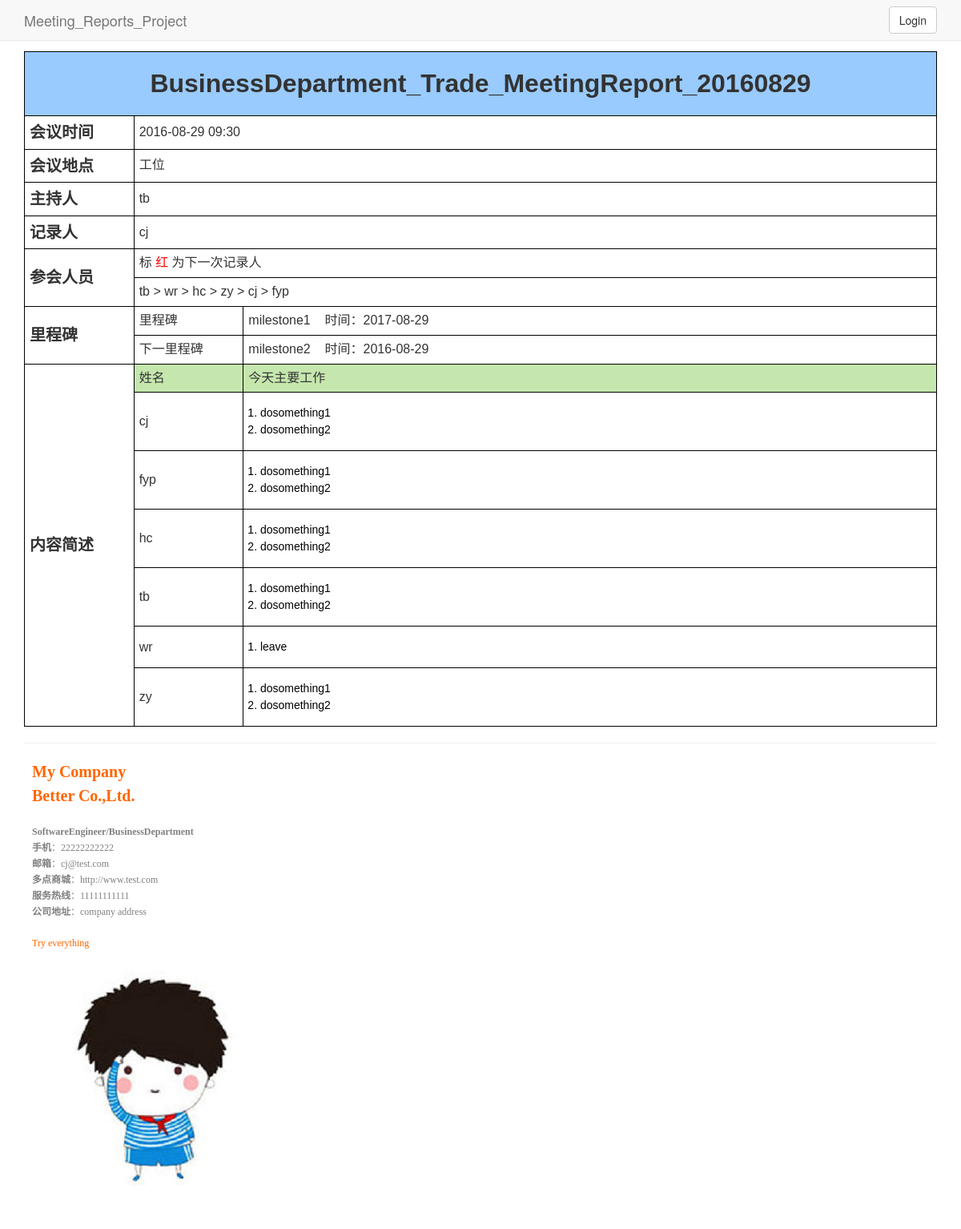
The app's page /meeting-reports/11 with its own data.
### MeetingReports/models.py (models this page shows, shortened)
class Meeting(models.Model):
    topic = models.CharField('主题', max_length=50, unique=True)
    noter = models.ForeignKey(User, related_name='noter', verbose_name='记录人')
    group = models.ForeignKey(UserGroup, verbose_name='所属小组')
    master = models.ForeignKey(User, related_name='master', verbose_name='主持人')
    menber = models.CharField('参会人员', max_length=100)
    position = models.CharField('会议地点', max_length=20, default='工位')
    milestone1 = models.CharField('里程碑', max_length=50)
    milestonedate1 = models.DateTimeField('里程碑时间')
    milestone2 = models.CharField('下一里程碑', max_length=50)
    milestonedate2 = models.DateTimeField('下一里程碑时间')
    created_time = models.DateTimeField('创建时间', auto_now_add=True)
    last_modified_time = models.DateTimeField('修改时间', auto_now=True)

class Reports(models.Model):
    meeting = models.ForeignKey(Meeting, verbose_name='早会')
    user = models.ForeignKey(User, verbose_name='成员')
    leave = models.BooleanField('是否请假', default=False)
    content = models.CharField('早会条目', max_length=200)
    created_time = models.DateTimeField('创建时间', auto_now_add=True)
    last_modified_time = models.DateTimeField('修改时间', auto_now=True)

class UserProfile(models.Model):
    user = models.OneToOneField(User)
    group = models.ForeignKey(UserGroup, verbose_name='小组', related_name='usergroup', blank=True, null=True)
    position = models.CharField('职位', max_length=20, default='SoftwareEngineer', blank=True)
    departments = models.CharField('部门', max_length=20, default='BusinessDepartment', blank=True)
    mobile = models.CharField('手机', max_length=11, unique=True, blank=True)
    duty = models.BooleanField('值日', default=False)
    sorts = models.PositiveIntegerField('排序', default=0, blank=True)
    company = models.ForeignKey(Company, verbose_name='公司')
    class Meta:
        ordering = ('sorts', 'user__date_joined',)

class Company(models.Model):
    name = models.CharField('名称', max_length=30, default='My Company', unique=True)
    name_ext = models.CharField('名称补充', max_length=30, default='better Co.,Ltd.')
    mission = models.CharField("使命", max_length=20, default='Try everything')
    url = models.URLField('多点商城', max_length=50, default='http://www.test.com')
    mobile = models.CharField('服务热线', max_length=11, default='11111111')
    address = models.CharField('公司地址', max_length=50, default='company address')

### MeetingReports/views.py (the view)
# urls.py: url(r'^meeting-reports/(?P<meeting_id>\d+)$', views.MeetingDetailView.as_view(), name='detail'),
class MeetingDetailView(DetailView):
    model = Meeting
    template_name = "meeting-reports/detail.html"
    context_object_name = "meeting"
    pk_url_kwarg = 'meeting_id'
    def get_context_data(self, **kwargs):
        context = super(MeetingDetailView, self).get_context_data(**kwargs)
        context['reports'] = Reports.objects.filter(meeting_id=self.get_object().id)
        context['userprofile'] = UserProfile.objects.get(user_id=self.get_object().noter.id)
        return context

### MeetingReports/templatetags/custom_extras.py (called while the page is built)
@register.filter
def user_report(content):
    return "<li>" + "</li><li>".join(content.split(",")) + "</li>"

### templates/meeting-reports/detail.html (shortened to what this page needs)
{% extends 'base.html' %}
{% load staticfiles %}
{% load custom_extras %}
{% block content %}
    <link rel="stylesheet" href="{% static 'css/meetings.css' %}">
    <form id="form" class="form-horizontal">
        <table class="dm-table">
            <thead>
            <tr>
                <th colspan="3">{{ meeting.topic }}</th>
            </tr>
            </thead>
            <tbody>
            <tr>
                <td class="td-head">会议时间</td>
                <td colspan="2">{{ meeting.created_time|date:'Y-m-d 09:30' }}</td>
            </tr>
            <tr>
                <td class="td-head">会议地点</td>
                <td colspan="2">工位</td>
            </tr>
            <tr>
                <td class="td-head">主持人</td>
                <td colspan="2">{{ meeting.master }}</td>
            </tr>
            <tr>
                <td class="td-head">记录人</td>
                <td colspan="2">{{ meeting.noter }}</td>
            </tr>
            <tr>
                <td rowspan="2" class="td-head">参会人员</td>
                <td colspan="2">标<span class="text-red"> 红 </span>为下一次记录人</td>
            </tr>
            <tr>
                <td colspan="2">{{ meeting.menber }}</td>
            </tr>
            <tr>
                <td rowspan="2" class="td-head">里程碑</td>
                <td class="td-subhead">里程碑</td>
                <td>{{ meeting.milestone1 }}&nbsp;&nbsp;&nbsp;&nbsp;时间：{{ meeting.milestonedate1|date:'Y-m-d' }}</td>
            </tr>
            <tr>
                <td class="td-subhead">下一里程碑</td>
                <td>{{ meeting.milestone2 }}&nbsp;&nbsp;&nbsp;&nbsp;时间：{{ meeting.milestonedate2|date:'Y-m-d' }}</td>
            </tr>
            <tr>
                <td rowspan="{{ reports|length |add:1 }}" class="td-head">内容简述</td>
                <td class="td-subhead" style="background: rgb(197, 231, 173)">姓名</td>
                <td style="background: rgb(197, 231, 173)">今天主要工作</td>
            </tr>
            {% for report in reports %}
                <tr>
                    <td class="td-subhead">{{ report.user }}</td>
                    <td class="td-content">{{ report.content|user_report|safe }}</td>
                </tr>
            {% endfor %}
            </tbody>
        </table>
        <hr color="#b5c4df" size="1" width="100%" align="left"/>
        <div class="dm-signature">
            <div class="company">
                <div>{{ userprofile.company.name }}</div>
                <div>{{ userprofile.company.name_ext }}</div>
            </div>
            <div class="info">
                <div><Strong>{{ userprofile.position }}/{{ userprofile.departments }}</Strong></div>
                <div><Strong>手机</Strong>：{{ userprofile.mobile }}</div>
                <div><Strong>邮箱</Strong>：{{ userprofile.user.email }}</div>
                <div><Strong>多点商城</Strong>：{{ userprofile.company.url }}</div>
                <div><Strong>服务热线</Strong>：{{ userprofile.company.mobile }}</div>
                <div><Strong>公司地址</Strong>：{{ userprofile.company.address }}</div>
            </div>
            <div style="color: rgb(255, 102, 0);">{{ userprofile.company.mission }}</div>
            <div><img src="{% static 'img/test.png' %}" border="0"/></div>
        </div>
    </form>
    <br/><br/><br/><br/>
{% endblock %}

### templates/base.html (shortened to what this page needs)
<!DOCTYPE html>
{% load staticfiles %}
<html lang="zh-CN">
<head>
    <link rel="stylesheet" href="{% static 'lib/bootstrap/css/bootstrap.min.css' %}">
</head>
<body>
<nav class="navbar navbar-default navbar-fixed-top">
    <div class="container">
        <div class="navbar-header">
            <a class="navbar-brand" href="/">
                Meeting_Reports_Project
            </a>
        </div>
        <div class="collapse navbar-collapse" id="user-info">
            <div class="navbar-right" style="margin-right: 0;">
                {% if request.user.is_authenticated %}
                    <span class="navbar-link">Hello，<a
                            href="/admin/MeetingReports/userprofile/{{ user.id }}/change/">{{ user }}</a></span>&nbsp;
                    <a type="button" class="btn btn-default navbar-btn" href="/logout">Logout</a>
                {% else %}
                    <a type="button" class="btn btn-default navbar-btn" href="/login">Login</a>
                {% endif %}
            </div>
        </div>
    </div>
</nav>
<div class="container" style="margin-top: 64px;">
    {% block content %}{% endblock %}
</div>
</body>
</html>

### static/css/meetings.css (style rules this page uses)
.text-red { color: red; }
.dm-table { background-color: transparent; border-spacing: 0; border-bottom: 1px solid #000; border-right: 1px solid #000; border-collapse: separate; border-left: 0; width: 100%; margin-bottom: 15px; font-family: Helvetica, sans-serif; font-size: 16px; }
.dm-table th { background-color: rgb(153, 203, 255); text-align: center; font-size: 32px; font-weight: 700; vertical-align: middle; height: 80px; border-top: 1px solid #000; border-left: 1px solid #000; }
.dm-table td { border-left: 1px solid #000; text-align: left; border-top: 1px solid #000; word-break: break-all; padding: 6px; color: #333; }
.dm-table .td-head { width: 12%; font-size: 20px; font-weight: 700; vertical-align: middle; }
.dm-table .td-subhead { width: 12%; }
.dm-table .td-content { padding: 15px 5px; line-height: 1.5; color: #000; font-size: 14px; }
.dm-table .td-content li { list-style-type: decimal; }
.dm-signature { margin: 10px; font-size: 12px; color: #808080; line-height: 1.5; font-family: '黑体'; }
.dm-signature .company { color: rgb(255, 102, 0); font-size: 20px; font-weight: bold }
.dm-signature .info { line-height: 20px; margin: 20px 0; }

### records on screen
Meeting: topic "BusinessDepartment_Trade_MeetingReport_20160829", created_time "2016-08-29 09:30", master "tb", noter "cj", menber "tb > wr > hc > zy > cj > fyp", milestone1 "milestone1", milestonedate1 "2017-08-29", milestone2 "milestone2", milestonedate2 "2016-08-29"
Reports: user "cj", content|user_report "dosomething1 dosomething2"
Reports: user "fyp", content|user_report "dosomething1 dosomething2"
Reports: user "hc", content|user_report "dosomething1 dosomething2"
Reports: user "tb", content|user_report "dosomething1 dosomething2"
Reports: user "wr", content|user_report "leave"
Reports: user "zy", content|user_report "dosomething1 dosomething2"
UserProfile: company.name "My Company", company.name_ext "Better Co.,Ltd.", position "SoftwareEngineer", departments "BusinessDepartment", mobile "22222222222", user.email "cj@test.com", company "http://www.test.com", company.mobile "11111111111", company.address "company address", company.mission "Try everything"
